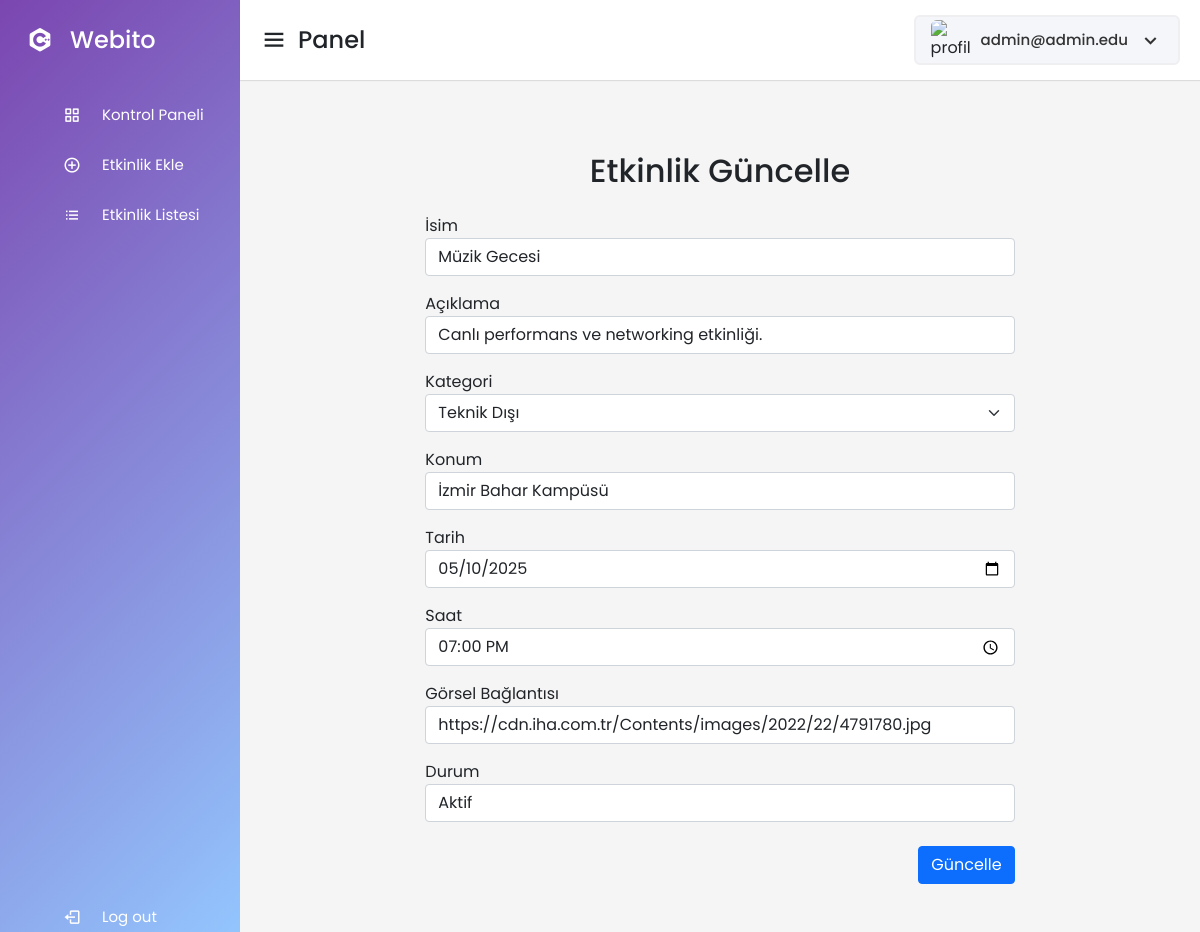
The page /admin/components/event/update.php?id=3 (signed in) on the database its author committed.
### tables this page shows
CREATE TABLE IF NOT EXISTS `events` (
  `eid` INT(11) NOT NULL AUTO_INCREMENT,
  `name` VARCHAR(255) NOT NULL,
  `description` TEXT NOT NULL,
  `type` ENUM('technical', 'non-technical') NOT NULL,
  `location` VARCHAR(255) NOT NULL,
  `time` TIME DEFAULT NULL,
  `date` DATE DEFAULT NULL,
  `image` VARCHAR(1000) DEFAULT NULL,
  `status` TINYINT(1) NOT NULL DEFAULT 1,
  `olusturma_tarihi` DATETIME NOT NULL DEFAULT CURRENT_TIMESTAMP,
  PRIMARY KEY (`eid`)
);

### admin/components/event/update.php (the view, shortened to what this page needs)
<?php
$dbc = mysqli_connect("localhost", "root", "", "webito") or die("Unable to connect to database");
$id = intval($_GET['id']);
$stmt = mysqli_prepare($dbc, "SELECT * FROM events WHERE eid = ?");
mysqli_stmt_bind_param($stmt, "i", $id);
mysqli_stmt_execute($stmt);
$result = mysqli_stmt_get_result($stmt);
$r = mysqli_fetch_assoc($result);
?>
<!DOCTYPE html>
<html lang="tr">
<head>
    <link href="https://cdn.jsdelivr.net/npm/bootstrap@5.1.3/dist/css/bootstrap.min.css" rel="stylesheet">
    <link href="https://unpkg.com/boxicons@2.1.4/css/boxicons.min.css" rel="stylesheet">
    <link rel="stylesheet" href="../../home.css">
</head>
<body>
<?php include_once("../../templates/sidebar.php"); ?>
<section class="home-section">
    <?php include_once("../../templates/topbar.php"); ?>
    <div class="home-content">
        <div class="container py-5">
            <div class="row justify-content-center">
                <div class="col-lg-8">
                    <h2 class="mb-4 text-center">Etkinlik Güncelle</h2>
                    <form method="post">
                        <div class="form-group mb-3">
                            <label>İsim</label>
                            <input type="text" class="form-control" name="name" value="<?= htmlspecialchars($r['name']) ?>" required />
                        </div>
                        <div class="form-group mb-3">
                            <label>Açıklama</label>
                            <input type="text" class="form-control" name="desc" value="<?= htmlspecialchars($r['description']) ?>" required />
                        </div>
                        <div class="form-group mb-3">
                            <label>Kategori</label>
                            <select class="form-select" name="type">
                                <option value="non-technical" <?= $r['type'] == 'non-technical' ? 'selected' : '' ?>>Teknik Dışı</option>
                            </select>
                        </div>
                        <div class="form-group mb-3">
                            <label>Konum</label>
                            <input type="text" class="form-control" name="location" value="<?= htmlspecialchars($r['location']) ?>" required />
                        </div>
                        <div class="form-group mb-3">
                            <label>Tarih</label>
                            <input type="date" class="form-control" name="date" value="<?= $r['date'] ?>" />
                        </div>
                        <div class="form-group mb-3">
                            <label>Saat</label>
                            <input type="time" class="form-control" name="time" value="<?= $r['time'] ?>" />
                        </div>
                        <div class="form-group mb-3">
                            <label>Görsel Bağlantısı</label>
                            <input type="url" class="form-control" name="img" value="<?= $r['image'] ?>" />
                        </div>
                        <div class="form-group mb-4">
                            <label>Durum</label>
                            <select class="form-control" name="status">
                                <option value="1" <?= $r['status'] == 1 ? 'selected' : '' ?>>Aktif</option>
                            </select>
                        </div>
                        <div class="text-end">
                            <input type="submit" class="btn btn-primary" value="Güncelle" />
                        </div>
                    </form>
                </div>
            </div>
        </div>
    </div>
</section>
</body>
</html>

### admin/home.css (style rules this page uses)
html, body { overflow-x: hidden; margin: 0; padding: 0; font-family: "Poppins", sans-serif; box-sizing: border-box; }
.home-section { position: relative; background: #f5f5f5; min-height: 100vh; width: calc(100% - 240px); left: 240px; transition: all 0.5s ease; overflow-x: hidden; }
.home-section .home-content { padding-top: 104px; padding-left: 20px; padding-right: 20px; }

### rows shown on the page
events: name "Müzik Gecesi", desc "Canlı performans ve networking etkinliği.", type "Teknik Dışı", location "İzmir Bahar Kampüsü", date "05/10/2025", time "19:00:00", img "https://cdn.iha.com.tr/Contents/images/2022/22/4791780.jpg", status "Aktif"

### other values the page prints
$_SESSION["Aname"] "admin@admin.edu"
